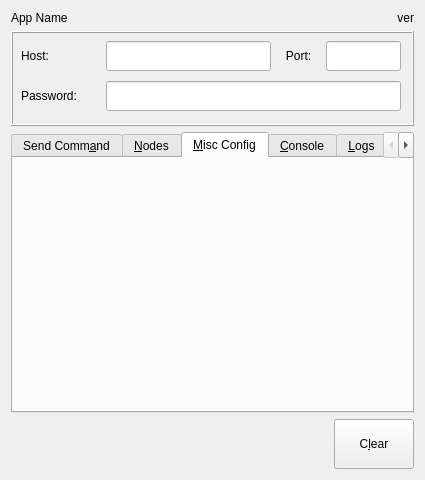
<?xml version="1.0" encoding="UTF-8"?>
<ui version="4.0">
 <class>main_tor_util</class>
 <widget class="QWidget" name="main_tor_util">
  <property name="geometry">
   <rect>
    <x>0</x>
    <y>0</y>
    <width>425</width>
    <height>480</height>
   </rect>
  </property>
  <property name="sizePolicy">
   <sizepolicy hsizetype="Expanding" vsizetype="Expanding">
    <horstretch>0</horstretch>
    <verstretch>0</verstretch>
   </sizepolicy>
  </property>
  <property name="minimumSize">
   <size>
    <width>425</width>
    <height>460</height>
   </size>
  </property>
  <property name="focusPolicy">
   <enum>Qt::StrongFocus</enum>
  </property>
  <property name="windowTitle">
   <string>TOR(The Onion Router) Utility</string>
  </property>
  <layout class="QGridLayout" name="gridLayout_3">
   <item row="0" column="1">
    <widget class="QLabel" name="label_version">
     <property name="text">
      <string>ver</string>
     </property>
     <property name="alignment">
      <set>Qt::AlignRight|Qt::AlignTrailing|Qt::AlignVCenter</set>
     </property>
    </widget>
   </item>
   <item row="0" column="0">
    <widget class="QLabel" name="label_name">
     <property name="text">
      <string>App Name</string>
     </property>
    </widget>
   </item>
   <item row="1" column="0" colspan="2">
    <widget class="QFrame" name="frame_config">
     <property name="minimumSize">
      <size>
       <width>0</width>
       <height>95</height>
      </size>
     </property>
     <property name="frameShape">
      <enum>QFrame::Box</enum>
     </property>
     <property name="frameShadow">
      <enum>QFrame::Raised</enum>
     </property>
     <widget class="QLineEdit" name="text_password_send">
      <property name="geometry">
       <rect>
        <x>95</x>
        <y>50</y>
        <width>295</width>
        <height>30</height>
       </rect>
      </property>
      <property name="toolTip">
       <string>Optional: TOR API Password. Omitted if Blank</string>
      </property>
      <property name="inputMethodHints">
       <set>Qt::ImhHiddenText|Qt::ImhNoAutoUppercase|Qt::ImhNoPredictiveText|Qt::ImhSensitiveData</set>
      </property>
      <property name="inputMask">
       <string/>
      </property>
      <property name="maxLength">
       <number>32767</number>
      </property>
      <property name="echoMode">
       <enum>QLineEdit::Password</enum>
      </property>
     </widget>
     <widget class="QLineEdit" name="text_host_send">
      <property name="geometry">
       <rect>
        <x>95</x>
        <y>10</y>
        <width>165</width>
        <height>30</height>
       </rect>
      </property>
      <property name="toolTip">
       <string>Address of TOR daemon</string>
      </property>
      <property name="inputMethodHints">
       <set>Qt::ImhNoAutoUppercase</set>
      </property>
      <property name="text">
       <string/>
      </property>
      <property name="maxLength">
       <number>64</number>
      </property>
      <property name="cursorPosition">
       <number>0</number>
      </property>
     </widget>
     <widget class="QLabel" name="label_host_send">
      <property name="geometry">
       <rect>
        <x>10</x>
        <y>10</y>
        <width>40</width>
        <height>30</height>
       </rect>
      </property>
      <property name="toolTip">
       <string>Address of TOR daemon</string>
      </property>
      <property name="text">
       <string>Host:</string>
      </property>
      <property name="alignment">
       <set>Qt::AlignLeading|Qt::AlignLeft|Qt::AlignVCenter</set>
      </property>
     </widget>
     <widget class="QLabel" name="label_port_send">
      <property name="geometry">
       <rect>
        <x>270</x>
        <y>10</y>
        <width>35</width>
        <height>30</height>
       </rect>
      </property>
      <property name="toolTip">
       <string>Port of TOR daemon</string>
      </property>
      <property name="text">
       <string>Port:</string>
      </property>
      <property name="alignment">
       <set>Qt::AlignCenter</set>
      </property>
     </widget>
     <widget class="QLineEdit" name="text_port_send">
      <property name="geometry">
       <rect>
        <x>315</x>
        <y>10</y>
        <width>75</width>
        <height>30</height>
       </rect>
      </property>
      <property name="toolTip">
       <string>Port of TOR daemon</string>
      </property>
      <property name="inputMethodHints">
       <set>Qt::ImhDigitsOnly|Qt::ImhPreferNumbers</set>
      </property>
      <property name="inputMask">
       <string notr="true">99999</string>
      </property>
      <property name="maxLength">
       <number>5</number>
      </property>
     </widget>
     <widget class="QLabel" name="label_password_send">
      <property name="geometry">
       <rect>
        <x>10</x>
        <y>50</y>
        <width>75</width>
        <height>30</height>
       </rect>
      </property>
      <property name="toolTip">
       <string>Optional: TOR API Password. Omitted if Blank</string>
      </property>
      <property name="text">
       <string>Password:</string>
      </property>
     </widget>
    </widget>
   </item>
   <item row="2" column="0" colspan="2">
    <widget class="QTabWidget" name="tabwidget_main">
     <property name="sizePolicy">
      <sizepolicy hsizetype="Expanding" vsizetype="Expanding">
       <horstretch>0</horstretch>
       <verstretch>0</verstretch>
      </sizepolicy>
     </property>
     <property name="focusPolicy">
      <enum>Qt::ClickFocus</enum>
     </property>
     <property name="toolTip">
      <string/>
     </property>
     <property name="currentIndex">
      <number>2</number>
     </property>
     <widget class="QWidget" name="tab_send_command">
      <property name="toolTip">
       <string>Send API Commands to TOR Router over network</string>
      </property>
      <attribute name="title">
       <string>Send Comm&amp;and</string>
      </attribute>
      <layout class="QGridLayout" name="gridLayout">
       <item row="0" column="0">
        <widget class="QFrame" name="frame_dormant_mode">
         <property name="minimumSize">
          <size>
           <width>0</width>
           <height>0</height>
          </size>
         </property>
         <property name="maximumSize">
          <size>
           <width>160</width>
           <height>16777215</height>
          </size>
         </property>
         <property name="frameShape">
          <enum>QFrame::Box</enum>
         </property>
         <property name="frameShadow">
          <enum>QFrame::Raised</enum>
         </property>
         <widget class="QRadioButton" name="radio_dormant_on">
          <property name="geometry">
           <rect>
            <x>5</x>
            <y>5</y>
            <width>50</width>
            <height>23</height>
           </rect>
          </property>
          <property name="text">
           <string>O&amp;n</string>
          </property>
         </widget>
         <widget class="QRadioButton" name="radio_dormant_off">
          <property name="geometry">
           <rect>
            <x>5</x>
            <y>30</y>
            <width>50</width>
            <height>23</height>
           </rect>
          </property>
          <property name="text">
           <string>O&amp;ff</string>
          </property>
          <property name="checked">
           <bool>true</bool>
          </property>
         </widget>
         <widget class="QPushButton" name="button_dormant_mode">
          <property name="geometry">
           <rect>
            <x>65</x>
            <y>5</y>
            <width>90</width>
            <height>45</height>
           </rect>
          </property>
          <property name="minimumSize">
           <size>
            <width>0</width>
            <height>40</height>
           </size>
          </property>
          <property name="text">
           <string>&amp;Dormant
Mode</string>
          </property>
         </widget>
        </widget>
       </item>
       <item row="0" column="1">
        <widget class="QPushButton" name="pushButton">
         <property name="sizePolicy">
          <sizepolicy hsizetype="Fixed" vsizetype="Fixed">
           <horstretch>0</horstretch>
           <verstretch>0</verstretch>
          </sizepolicy>
         </property>
         <property name="minimumSize">
          <size>
           <width>0</width>
           <height>55</height>
          </size>
         </property>
         <property name="toolTip">
          <string>Query TOR daemon for some base states about fitness for use</string>
         </property>
         <property name="text">
          <string>Daemon
&amp;Status</string>
         </property>
        </widget>
       </item>
       <item row="0" column="2">
        <widget class="QPushButton" name="button_new_ip">
         <property name="sizePolicy">
          <sizepolicy hsizetype="Fixed" vsizetype="Fixed">
           <horstretch>0</horstretch>
           <verstretch>0</verstretch>
          </sizepolicy>
         </property>
         <property name="minimumSize">
          <size>
           <width>0</width>
           <height>55</height>
          </size>
         </property>
         <property name="toolTip">
          <string>Execute Command</string>
         </property>
         <property name="text">
          <string>New &amp;IP</string>
         </property>
        </widget>
       </item>
       <item row="1" column="0" colspan="3">
        <widget class="QPlainTextEdit" name="text_output_send">
         <property name="sizePolicy">
          <sizepolicy hsizetype="Expanding" vsizetype="Expanding">
           <horstretch>0</horstretch>
           <verstretch>0</verstretch>
          </sizepolicy>
         </property>
         <property name="font">
          <font>
           <family>Monospace</family>
          </font>
         </property>
         <property name="focusPolicy">
          <enum>Qt::ClickFocus</enum>
         </property>
         <property name="toolTip">
          <string>Return Values From TOR Daemon</string>
         </property>
         <property name="textInteractionFlags">
          <set>Qt::TextSelectableByKeyboard|Qt::TextSelectableByMouse</set>
         </property>
        </widget>
       </item>
      </layout>
     </widget>
     <widget class="QWidget" name="tab_nodes">
      <property name="sizePolicy">
       <sizepolicy hsizetype="Expanding" vsizetype="Expanding">
        <horstretch>0</horstretch>
        <verstretch>0</verstretch>
       </sizepolicy>
      </property>
      <property name="toolTip">
       <string>Configure how TOR interacts with other nodes. Entry, Exit, and Exclude lists</string>
      </property>
      <attribute name="title">
       <string>&amp;Nodes</string>
      </attribute>
     </widget>
     <widget class="QWidget" name="tab_misc_config">
      <property name="toolTip">
       <string>Set MISC torrc options in the daemon</string>
      </property>
      <attribute name="title">
       <string>&amp;Misc Config</string>
      </attribute>
     </widget>
     <widget class="QWidget" name="tab_console">
      <property name="toolTip">
       <string>Send and Recieve raw API commands</string>
      </property>
      <attribute name="title">
       <string>&amp;Console</string>
      </attribute>
      <layout class="QGridLayout" name="gridLayout_4">
       <item row="0" column="0">
        <widget class="QLineEdit" name="text_console_input">
         <property name="inputMethodHints">
          <set>Qt::ImhNoPredictiveText</set>
         </property>
        </widget>
       </item>
       <item row="0" column="1">
        <widget class="QPushButton" name="button_console_send">
         <property name="text">
          <string>&amp;Send</string>
         </property>
        </widget>
       </item>
       <item row="1" column="0" colspan="2">
        <widget class="QPlainTextEdit" name="text_console_output">
         <property name="font">
          <font>
           <family>Monospace</family>
          </font>
         </property>
         <property name="textInteractionFlags">
          <set>Qt::TextSelectableByKeyboard|Qt::TextSelectableByMouse</set>
         </property>
        </widget>
       </item>
      </layout>
     </widget>
     <widget class="QWidget" name="tab_logs">
      <property name="toolTip">
       <string>Review TOR Daemon Logs</string>
      </property>
      <attribute name="title">
       <string>&amp;Logs</string>
      </attribute>
     </widget>
     <widget class="QWidget" name="tab_gen_password_hash">
      <property name="sizePolicy">
       <sizepolicy hsizetype="Expanding" vsizetype="Expanding">
        <horstretch>0</horstretch>
        <verstretch>0</verstretch>
       </sizepolicy>
      </property>
      <property name="toolTip">
       <string>Generate API Password for torrc</string>
      </property>
      <attribute name="title">
       <string>Generate &amp;Password</string>
      </attribute>
      <layout class="QGridLayout" name="gridLayout_2">
       <item row="0" column="0">
        <widget class="QLabel" name="label_password_hash">
         <property name="toolTip">
          <string>Password to hash</string>
         </property>
         <property name="text">
          <string>Password:</string>
         </property>
        </widget>
       </item>
       <item row="0" column="1">
        <widget class="QLineEdit" name="text_password_hash">
         <property name="toolTip">
          <string>Password to hash</string>
         </property>
         <property name="inputMethodHints">
          <set>Qt::ImhHiddenText|Qt::ImhNoAutoUppercase|Qt::ImhNoPredictiveText|Qt::ImhSensitiveData</set>
         </property>
         <property name="text">
          <string/>
         </property>
         <property name="maxLength">
          <number>64</number>
         </property>
         <property name="echoMode">
          <enum>QLineEdit::Password</enum>
         </property>
        </widget>
       </item>
       <item row="0" column="2">
        <widget class="QPushButton" name="button_gen_password_hash">
         <property name="toolTip">
          <string>Generate Hash For torrc From Password</string>
         </property>
         <property name="text">
          <string>&amp;Generate</string>
         </property>
        </widget>
       </item>
       <item row="1" column="0" colspan="3">
        <widget class="QPlainTextEdit" name="text_output_hash">
         <property name="font">
          <font>
           <family>Monospace</family>
          </font>
         </property>
         <property name="focusPolicy">
          <enum>Qt::ClickFocus</enum>
         </property>
         <property name="toolTip">
          <string>Generated Hash. Paste This in torrc</string>
         </property>
         <property name="textInteractionFlags">
          <set>Qt::TextSelectableByKeyboard|Qt::TextSelectableByMouse</set>
         </property>
        </widget>
       </item>
      </layout>
     </widget>
    </widget>
   </item>
   <item row="3" column="1">
    <widget class="QPushButton" name="button_clear">
     <property name="sizePolicy">
      <sizepolicy hsizetype="Fixed" vsizetype="Fixed">
       <horstretch>0</horstretch>
       <verstretch>0</verstretch>
      </sizepolicy>
     </property>
     <property name="minimumSize">
      <size>
       <width>0</width>
       <height>50</height>
      </size>
     </property>
     <property name="toolTip">
      <string>Clear Outputs</string>
     </property>
     <property name="text">
      <string>C&amp;lear</string>
     </property>
     <property name="icon">
      <iconset theme="edit-clear">
       <normaloff>.</normaloff>.</iconset>
     </property>
     <property name="flat">
      <bool>false</bool>
     </property>
    </widget>
   </item>
  </layout>
  <action name="action_gen_password">
   <property name="text">
    <string>_gen_password</string>
   </property>
  </action>
  <action name="action_clear_display">
   <property name="text">
    <string>_clear_display</string>
   </property>
   <property name="shortcut">
    <string>Ctrl+Shift+C</string>
   </property>
  </action>
  <action name="action_exit_cleanup">
   <property name="text">
    <string>_exit_cleanup</string>
   </property>
  </action>
  <action name="action_console_send">
   <property name="text">
    <string>_console_send</string>
   </property>
  </action>
  <action name="action_new_ip">
   <property name="text">
    <string>_new_ip</string>
   </property>
   <property name="shortcut">
    <string>Ctrl+I</string>
   </property>
  </action>
  <action name="action_daemon_status">
   <property name="text">
    <string>_daemon_status</string>
   </property>
  </action>
  <action name="action_dormant_mode">
   <property name="text">
    <string>_dormant_mode</string>
   </property>
  </action>
 </widget>
 <tabstops>
  <tabstop>text_host_send</tabstop>
  <tabstop>text_port_send</tabstop>
  <tabstop>text_password_send</tabstop>
  <tabstop>radio_dormant_on</tabstop>
  <tabstop>radio_dormant_off</tabstop>
  <tabstop>button_dormant_mode</tabstop>
  <tabstop>pushButton</tabstop>
  <tabstop>button_new_ip</tabstop>
  <tabstop>text_console_input</tabstop>
  <tabstop>button_console_send</tabstop>
  <tabstop>text_console_output</tabstop>
  <tabstop>text_password_hash</tabstop>
  <tabstop>button_gen_password_hash</tabstop>
  <tabstop>button_clear</tabstop>
 </tabstops>
 <resources/>
 <connections>
  <connection>
   <sender>main_tor_util</sender>
   <signal>destroyed()</signal>
   <receiver>action_exit_cleanup</receiver>
   <slot>trigger()</slot>
   <hints>
    <hint type="sourcelabel">
     <x>209</x>
     <y>229</y>
    </hint>
    <hint type="destinationlabel">
     <x>-1</x>
     <y>-1</y>
    </hint>
   </hints>
  </connection>
  <connection>
   <sender>button_clear</sender>
   <signal>clicked()</signal>
   <receiver>action_clear_display</receiver>
   <slot>trigger()</slot>
   <hints>
    <hint type="sourcelabel">
     <x>382</x>
     <y>434</y>
    </hint>
    <hint type="destinationlabel">
     <x>-1</x>
     <y>-1</y>
    </hint>
   </hints>
  </connection>
  <connection>
   <sender>button_gen_password_hash</sender>
   <signal>clicked()</signal>
   <receiver>action_gen_password</receiver>
   <slot>trigger()</slot>
   <hints>
    <hint type="sourcelabel">
     <x>366</x>
     <y>106</y>
    </hint>
    <hint type="destinationlabel">
     <x>-1</x>
     <y>-1</y>
    </hint>
   </hints>
  </connection>
 </connections>
</ui>
